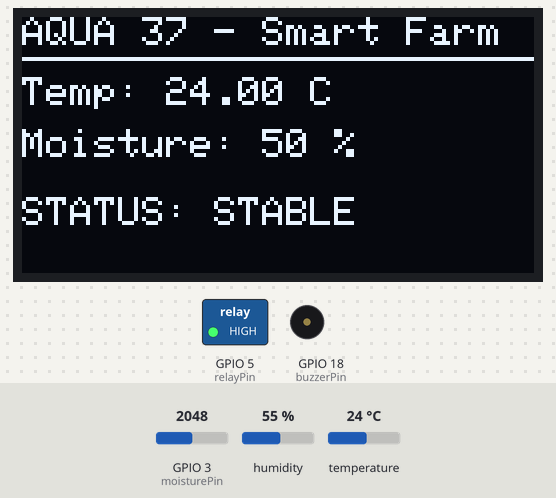
A sketch run on a simulated ESP32. Parts: 128×64 one-colour display, switched loads named in the sketch (green lamp = pin HIGH), buzzer (waves = sounding). The test bench sets the inputs (shaded band); at power-on: GPIO 3 (moisturePin) = 2048, temperature 24 °C, humidity 55 %.

Above: at 3.2 s.
3.3 s: GPIO 3 (moisturePin) set to 1279
At 5.3 s:
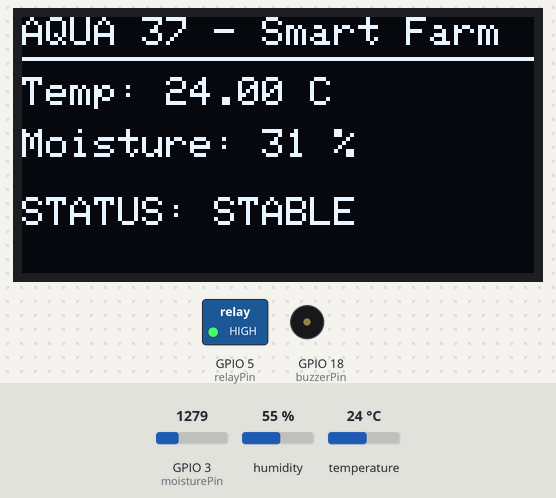
5.6 s: GPIO 3 (moisturePin) set to 1199
At 7.1 s:
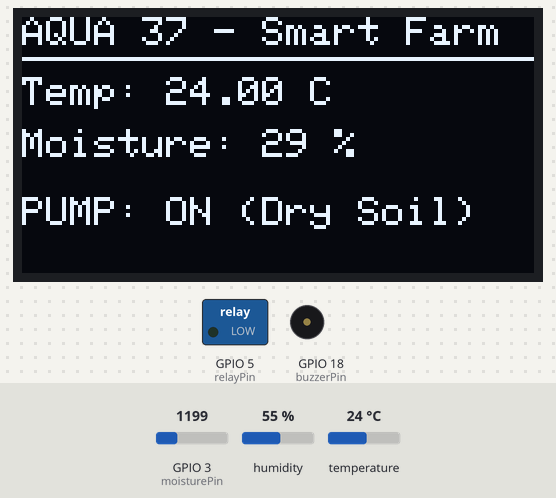
9.2 s: GPIO 3 (moisturePin) set to 2866
At 9.6 s:
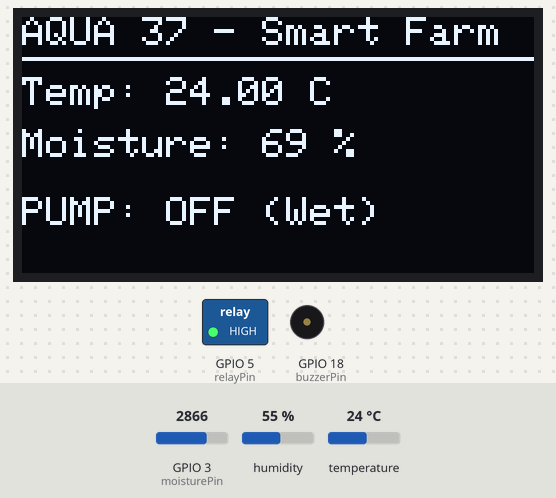
10.7 s: temperature set to 12 °C
At 12.6 s:
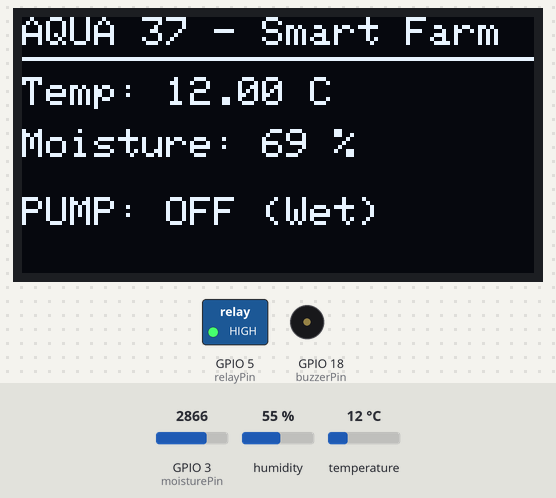
13.8 s: temperature set to 19 °C
15.9 s: temperature set to 28 °C
At 17.5 s:
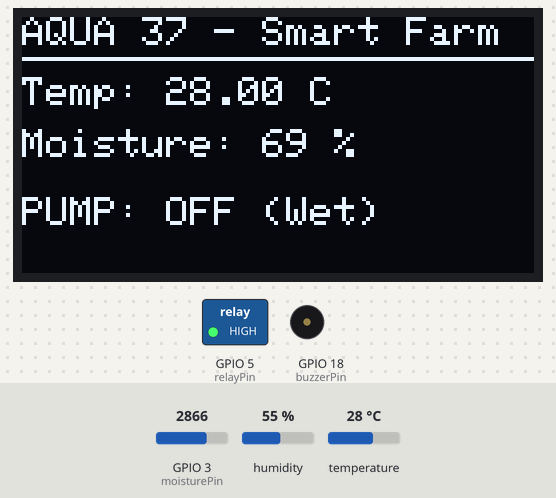
Timing chart, 0 to 18.9 s (numbered marks = the images above; inputs shaded):
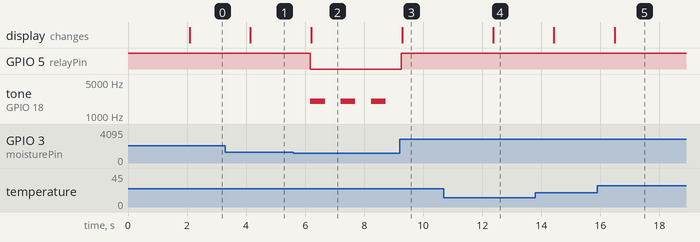

Measured:
- the behaviour switches between 1229 and 1228 on GPIO 3 (moisturePin) (found by bisection; images 1 and 2)
- after the input at 3.3 s, the display: changes after 0.84 s (image 1)
- after the input at 5.6 s, GPIO 5 (relayPin): HIGH → LOW after 0.57 s; tone on GPIO 18 (buzzerPin): alternates 2000 Hz for 0.50 s and silent for 0.53 s, starting after 0.57 s; the display: changes after 0.60 s (image 2)
- after the input at 9.2 s, GPIO 5 (relayPin): LOW → HIGH after 0.06 s; tone on GPIO 18 (buzzerPin): stays silent (without the input it goes to 2000 Hz after 0.06 s); the display: changes after 0.08 s (image 3)
- after the input at 10.7 s, the display: changes after 1.7 s (image 4)
- after the input at 15.9 s, the display: changes after 0.58 s (image 5)

The sketch:

sketch.ino
```cpp
#include <Wire.h>
#include <Adafruit_GFX.h>
#include <Adafruit_SSD1306.h>
#include <DHT.h>

#define SCREEN_WIDTH 128
#define SCREEN_HEIGHT 64
Adafruit_SSD1306 display(SCREEN_WIDTH, SCREEN_HEIGHT, &Wire, -1);

#define DHTPIN 4       // حساس الحرارة
#define DHTTYPE DHT22
DHT dht(DHTPIN, DHTTYPE);

// التوصيلات زي صورتك بالظبط
const int moisturePin = 3; // المقاومة المتغيرة على Pin 3
const int relayPin = 5;     // الريلاي على Pin 5
const int buzzerPin = 18;   // الصفارة على Pin 18

void setup() {
  Serial.begin(115200);
  Wire.begin(8, 9); // الشاشة على 8 و 9

  pinMode(moisturePin, INPUT);
  pinMode(relayPin, OUTPUT);
  pinMode(buzzerPin, OUTPUT);

  // إطفاء الريلاي والصفارة في البداية
  digitalWrite(relayPin, HIGH);
  noTone(buzzerPin);

  dht.begin();

  if(!display.begin(SSD1306_SWITCHCAPVCC, 0x3C)) {
    Serial.println("OLED failed");
    for(;;);
  }

  // شاشة الترحيب
  display.clearDisplay();
  display.setTextSize(2);
  display.setTextColor(WHITE);
  display.setCursor(10, 20);
  display.println("AQUA 37");
  display.display();
  delay(2000);
}

void loop() {
  // قراءة الحرارة
  float t = dht.readTemperature();

  // قراءة الرطوبة من Pin 3
  int moistureValue = analogRead(moisturePin);
  int moisturePercent = map(moistureValue, 0, 4095, 0, 100);

  display.clearDisplay();
  display.setTextSize(1);
  display.setCursor(0, 0);
  display.println("AQUA 37 - Smart Farm");
  display.drawLine(0, 10, 128, 10, WHITE);

  // عرض الحرارة
  display.setCursor(0, 15);
  display.print("Temp: ");
  if (isnan(t)) {
    display.println("Error");
  } else {
    display.print(t);
    display.println(" C");
  }

  // عرض الرطوبة
  display.setCursor(0, 28);
  display.print("Moisture: ");
  display.print(moisturePercent);
  display.println(" %");

  // منطق الري
  if (moisturePercent < 30) {
    display.setCursor(0, 45);
    display.println("PUMP: ON (Dry Soil)");

    digitalWrite(relayPin, LOW); // تشغيل الريلاي (اللمبة تنور)
    tone(buzzerPin, 2000, 500);  // صوت إنذار

  } else if (moisturePercent > 60) {
    display.setCursor(0, 45);
    display.println("PUMP: OFF (Wet)");

    digitalWrite(relayPin, HIGH); // إطفاء الريلاي (اللمبة تطفي)
    noTone(buzzerPin);

  } else {
    display.setCursor(0, 45);
    display.println("STATUS: STABLE");
    digitalWrite(relayPin, HIGH);
    noTone(buzzerPin);
  }

  display.display();
  delay(1000);
}
```
